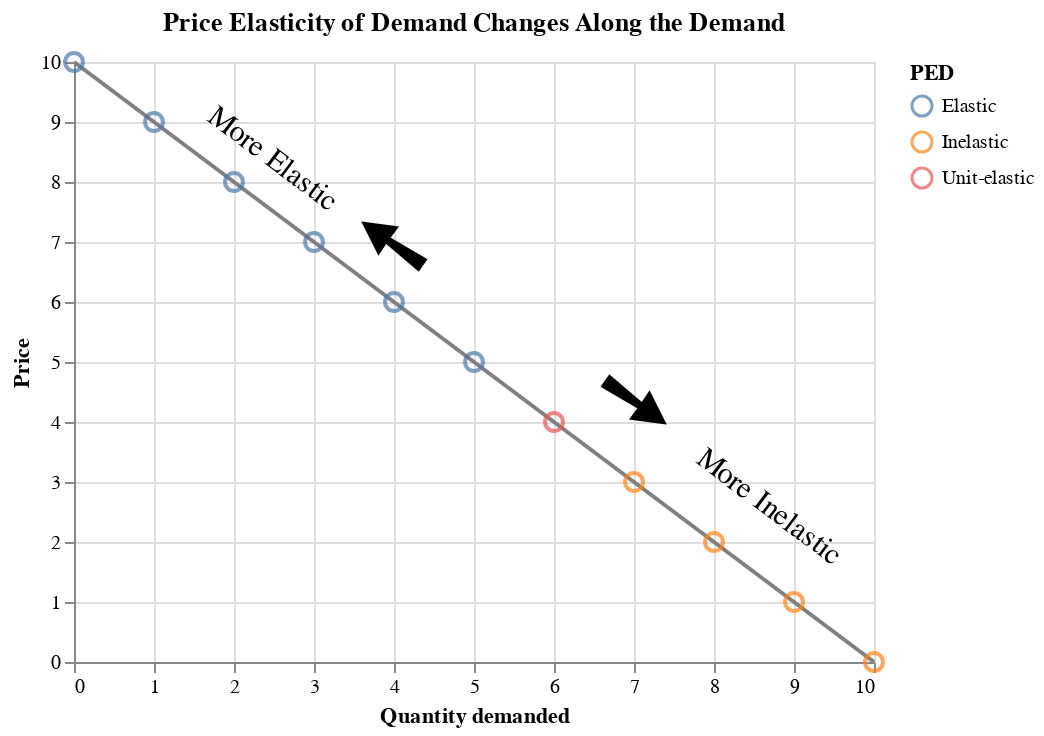

Notebook code for this chart:
### Markdown cell above
Example<br>

|Point|Price (\$)|Quantity demanded|PED|
|---|---|---|---|
|A|0|10|NaN|
|B|1|9|0.25|
|C|2|8|0.43|
|D|3|7|0.67|
|E|4|6|1.00|
|F|5|5|1.50|
|G|6|4|2.33|
|H|7|3|4.00|
|I|8|2|9.00|
|J|9|1|Inf|
|K|10|0|NaN|

### Code cell
df_ped = pd.DataFrame(data={'point':['A', 'B', 'C', 'D', 'E', 'F', 'G', 'H', 'I', 'J', 'K'],
                        'price': list(range(0, 11)),
                        'qd': list(range(10,-1,-1))
                       })
df_ped['ped'] = (df_ped.qd.diff(1)/df_ped.qd.shift(-1)).abs()/(df_ped.price.diff(1)/df_ped.price.shift(-1)).abs()
df_ped['prop'] = 'Inelastic'
df_ped.loc[4, 'prop'] = 'Unit-elastic'
df_ped.loc[5:, 'prop'] = 'Elastic'

fig_ped = alt.Chart(df_ped).mark_line(color='grey').encode(
    alt.X('qd'),
    alt.Y('price'),
) + alt.Chart(df_ped).mark_point(size=80).encode(
    alt.X('qd', title='Quantity demanded'),
    alt.Y('price', title='Price'),
    alt.Color('prop', title='PED')
).properties(title='Price Elasticity of Demand Changes Along the Demand')

text4 = alt.Chart({'values':[{'x': 4, 'y': 7}]}).mark_text(
    text='➘',
    fontSize=50,
    angle=180
).encode(x='x:Q', y='y:Q')

text5 = alt.Chart({'values':[{'x': 7, 'y': 4.3}]}).mark_text(
    text='➘',
    fontSize=50,
).encode(x='x:Q', y='y:Q')

text6 = alt.Chart({'values':[{'x': 2.5, 'y': 8.4}]}).mark_text(
    text='More Elastic',
    fontSize=15,
    angle=37
).encode(x='x:Q', y='y:Q')

text7 = alt.Chart({'values':[{'x': 8.7, 'y': 2.6}]}).mark_text(
    text='More Inelastic',
    fontSize=15,
    angle=37
).encode(x='x:Q', y='y:Q')

fig_ped + text4 + text5 + text6 + text7

### Figure 1 — Vega-Lite specification as saved in the notebook (floating-point values rounded to 4 significant figures)
{"config": {"view": {"continuousWidth": 400, "continuousHeight": 300}}, "layer": [{"mark": {"type": "line", "color": "grey"}, "encoding": {"x": {"type": "quantitative", "field": "qd"}, "y": {"type": "quantitative", "field": "price"}}}, {"mark": {"type": "point", "size": 80}, "encoding": {"color": {"type": "nominal", "field": "prop", "title": "PED"}, "x": {"type": "quantitative", "field": "qd", "title": "Quantity demanded"}, "y": {"type": "quantitative", "field": "price", "title": "Price"}}, "title": "Price Elasticity of Demand Changes Along the Demand"}, {"data": {"name": "data-de9df2cc262ac1ccc7eaa7b55c043f2e"}, "mark": {"type": "text", "angle": 180, "fontSize": 50, "text": "➘"}, "encoding": {"x": {"type": "quantitative", "field": "x"}, "y": {"type": "quantitative", "field": "y"}}}, {"data": {"name": "data-4431e75e14be3639d269fb54e121cb02"}, "mark": {"type": "text", "fontSize": 50, "text": "➘"}, "encoding": {"x": {"type": "quantitative", "field": "x"}, "y": {"type": "quantitative", "field": "y"}}}, {"data": {"name": "data-bdca049268727e9fcb524648167c82e4"}, "mark": {"type": "text", "angle": 37, "fontSize": 15, "text": "More Elastic"}, "encoding": {"x": {"type": "quantitative", "field": "x"}, "y": {"type": "quantitative", "field": "y"}}}, {"data": {"name": "data-e60ca30062e9a17def9230978ca5da2b"}, "mark": {"type": "text", "angle": 37, "fontSize": 15, "text": "More Inelastic"}, "encoding": {"x": {"type": "quantitative", "field": "x"}, "y": {"type": "quantitative", "field": "y"}}}], "data": {"name": "data-73cf8ef0fc939f327bf4819cea043440"}, "$schema": "https://vega.github.io/schema/vega-lite/v4.8.1.json", "datasets": {"data-73cf8ef0fc939f327bf4819cea043440": [{"point": "A", "price": 0, "qd": 10, "ped": null, "prop": "Inelastic"}, {"point": "B", "price": 1, "qd": 9, "ped": 0.25, "prop": "Inelastic"}, {"point": "C", "price": 2, "qd": 8, "ped": 0.4286, "prop": "Inelastic"}, {"point": "D", "price": 3, "qd": 7, "ped": 0.6667, "prop": "Inelastic"}, {"point": "E", "price": 4, "qd": 6, "ped": 1.0, "prop": "Unit-elastic"}, {"point": "F", "price": 5, "qd": 5, "ped": 1.5, "prop": "Elastic"}, {"point": "G", "price": 6, "qd": 4, "ped": 2.333, "prop": "Elastic"}, {"point": "H", "price": 7, "qd": 3, "ped": 4.0, "prop": "Elastic"}, {"point": "I", "price": 8, "qd": 2, "ped": 9.0, "prop": "Elastic"}, {"point": "J", "price": 9, "qd": 1, "ped": null, "prop": "Elastic"}, {"point": "K", "price": 10, "qd": 0, "ped": null, "prop": "Elastic"}], "data-de9df2cc262ac1ccc7eaa7b55c043f2e": [{"x": 4, "y": 7}], "data-4431e75e14be3639d269fb54e121cb02": [{"x": 7, "y": 4.3}], "data-bdca049268727e9fcb524648167c82e4": [{"x": 2.5, "y": 8.4}], "data-e60ca30062e9a17def9230978ca5da2b": [{"x": 8.7, "y": 2.6}]}}
